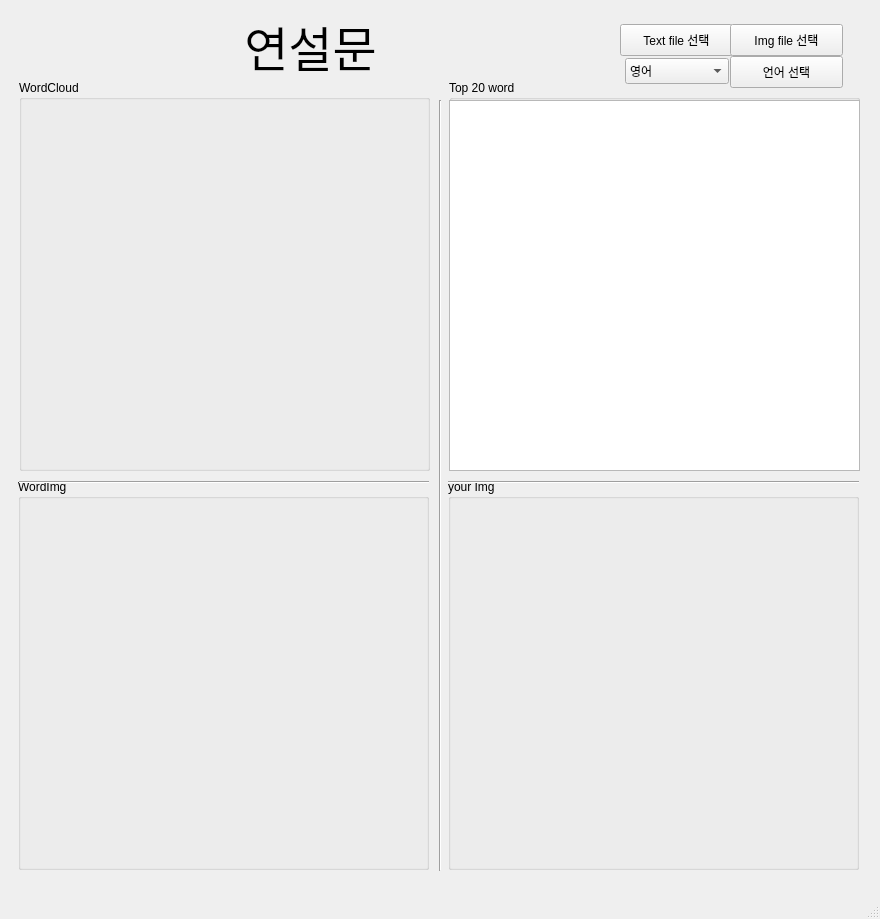
<?xml version="1.0" encoding="UTF-8"?>
<ui version="4.0">
 <class>MainWindow</class>
 <widget class="QMainWindow" name="MainWindow">
  <property name="geometry">
   <rect>
    <x>0</x>
    <y>0</y>
    <width>880</width>
    <height>919</height>
   </rect>
  </property>
  <property name="windowTitle">
   <string>WordCloud</string>
  </property>
  <widget class="QWidget" name="centralwidget">
   <widget class="QPushButton" name="langbutton">
    <property name="geometry">
     <rect>
      <x>730</x>
      <y>56</y>
      <width>113</width>
      <height>32</height>
     </rect>
    </property>
    <property name="text">
     <string>언어 선택</string>
    </property>
   </widget>
   <widget class="QGroupBox" name="groupBox_4">
    <property name="geometry">
     <rect>
      <x>448</x>
      <y>479</y>
      <width>411</width>
      <height>391</height>
     </rect>
    </property>
    <property name="title">
     <string>your Img</string>
    </property>
    <widget class="QLabel" name="label_2">
     <property name="geometry">
      <rect>
       <x>0</x>
       <y>20</y>
       <width>411</width>
       <height>371</height>
      </rect>
     </property>
     <property name="text">
      <string/>
     </property>
     <property name="pixmap">
      <pixmap>q.jpg</pixmap>
     </property>
     <property name="alignment">
      <set>Qt::AlignCenter</set>
     </property>
    </widget>
    <widget class="Line" name="line_3">
     <property name="geometry">
      <rect>
       <x>0</x>
       <y>-5</y>
       <width>421</width>
       <height>16</height>
      </rect>
     </property>
     <property name="orientation">
      <enum>Qt::Horizontal</enum>
     </property>
    </widget>
   </widget>
   <widget class="QGroupBox" name="groupBox_3">
    <property name="geometry">
     <rect>
      <x>18</x>
      <y>479</y>
      <width>411</width>
      <height>391</height>
     </rect>
    </property>
    <property name="title">
     <string>WordImg</string>
    </property>
    <widget class="QWidget" name="verticalLayoutWidget_2">
     <property name="geometry">
      <rect>
       <x>0</x>
       <y>20</y>
       <width>411</width>
       <height>371</height>
      </rect>
     </property>
     <layout class="QVBoxLayout" name="verticalLayout_2"/>
    </widget>
    <widget class="Line" name="line_2">
     <property name="geometry">
      <rect>
       <x>1</x>
       <y>-5</y>
       <width>421</width>
       <height>16</height>
      </rect>
     </property>
     <property name="orientation">
      <enum>Qt::Horizontal</enum>
     </property>
    </widget>
   </widget>
   <widget class="QComboBox" name="lang">
    <property name="geometry">
     <rect>
      <x>625</x>
      <y>58</y>
      <width>104</width>
      <height>26</height>
     </rect>
    </property>
    <property name="mouseTracking">
     <bool>false</bool>
    </property>
    <property name="editable">
     <bool>false</bool>
    </property>
    <item>
     <property name="text">
      <string>영어</string>
     </property>
    </item>
    <item>
     <property name="text">
      <string>한글</string>
     </property>
    </item>
   </widget>
   <widget class="QGroupBox" name="groupBox_6">
    <property name="geometry">
     <rect>
      <x>19</x>
      <y>80</y>
      <width>411</width>
      <height>391</height>
     </rect>
    </property>
    <property name="title">
     <string>WordCloud</string>
    </property>
    <widget class="QWidget" name="verticalLayoutWidget">
     <property name="geometry">
      <rect>
       <x>0</x>
       <y>20</y>
       <width>411</width>
       <height>371</height>
      </rect>
     </property>
     <layout class="QVBoxLayout" name="verticalLayout"/>
    </widget>
   </widget>
   <widget class="QGroupBox" name="groupBox_5">
    <property name="geometry">
     <rect>
      <x>449</x>
      <y>80</y>
      <width>411</width>
      <height>391</height>
     </rect>
    </property>
    <property name="title">
     <string>Top 20 word</string>
    </property>
    <widget class="QPlainTextEdit" name="plainTextEdit">
     <property name="geometry">
      <rect>
       <x>0</x>
       <y>20</y>
       <width>411</width>
       <height>371</height>
      </rect>
     </property>
    </widget>
   </widget>
   <widget class="QPushButton" name="textbutton">
    <property name="geometry">
     <rect>
      <x>620</x>
      <y>24</y>
      <width>113</width>
      <height>32</height>
     </rect>
    </property>
    <property name="text">
     <string>Text file 선택</string>
    </property>
   </widget>
   <widget class="QPushButton" name="imgbutton">
    <property name="geometry">
     <rect>
      <x>730</x>
      <y>24</y>
      <width>113</width>
      <height>32</height>
     </rect>
    </property>
    <property name="text">
     <string>Img file 선택</string>
    </property>
   </widget>
   <widget class="QLabel" name="label">
    <property name="geometry">
     <rect>
      <x>40</x>
      <y>20</y>
      <width>541</width>
      <height>51</height>
     </rect>
    </property>
    <property name="font">
     <font>
      <pointsize>36</pointsize>
     </font>
    </property>
    <property name="autoFillBackground">
     <bool>false</bool>
    </property>
    <property name="text">
     <string>연설문</string>
    </property>
    <property name="scaledContents">
     <bool>false</bool>
    </property>
    <property name="alignment">
     <set>Qt::AlignCenter</set>
    </property>
    <property name="wordWrap">
     <bool>false</bool>
    </property>
    <property name="margin">
     <number>0</number>
    </property>
   </widget>
   <widget class="Line" name="line">
    <property name="geometry">
     <rect>
      <x>430</x>
      <y>100</y>
      <width>20</width>
      <height>771</height>
     </rect>
    </property>
    <property name="orientation">
     <enum>Qt::Vertical</enum>
    </property>
   </widget>
  </widget>
  <widget class="QStatusBar" name="statusbar"/>
 </widget>
 <resources/>
 <connections/>
</ui>
